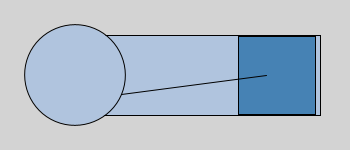
Frame 1 (no input)
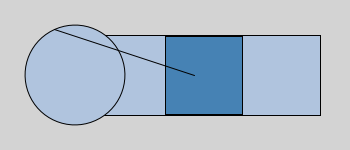
Frame 60 (the mouse pressed at the canvas centre just before this capture)
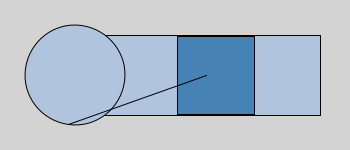
Frame 120 (the mouse held since frame 60 and released just before this capture)

The Processing sketch that drew these frames (run headless with seeded random() and noise(); from frame 60 on, the mouse is pressed at the canvas centre):

// Processing sketch: processing_96762
// ── processing_96762.pde


float rpm = 35;
float cranklen = 50;
float rodlen = 147;

void setup()
{
  size(350,150);
  shapeMode(CENTER);
  ellipseMode(CENTER);
  rectMode(CENTER);
}

void draw()
{
  background(211);
  
  float minutes = norm( millis() , 0, 60.*1000.);
  float revolutions = lerp(0,rpm, minutes);
  float angle = lerp(0,TWO_PI, revolutions);
  
  float x = cranklen*cos(angle);
  float y = cranklen*sin(angle);
  float p = sqrt(rodlen*rodlen-y*y);
  
  float rodangle = atan2(y,p);
  
  translate(height/2,height/2); 
  drawcylinder(120,0,250,80);
  
  pushMatrix(); 
  rotate(angle);
  drawcrank(0,0,100,100);
  popMatrix(); 
  
  pushMatrix();
  translate(x+p,0); 
  drawpiston(10,0,77,78);
  rotate(PI-rodangle);
  drawrod(0,0,120,50);
  popMatrix();
}


color Lightsteelblue = #B0C4DE;
color Steelblue = #4682B4;

void drawcylinder(float x, float y, float width, float height)
{
  fill(Lightsteelblue);
  rect(x,y,width,height);
}
void drawpiston(float x, float y, float width, float height)
{
  fill(Steelblue);
  rect(x,y,width,height);
}
void drawcrank(float x, float y, float width, float height)
{
  line(x,y, x+cranklen,y);
  ellipse(x,y,cranklen*2,height);
}

void drawrod(float x, float y, float width, float height)
{
  line(x,y,x+rodlen,y);
}
